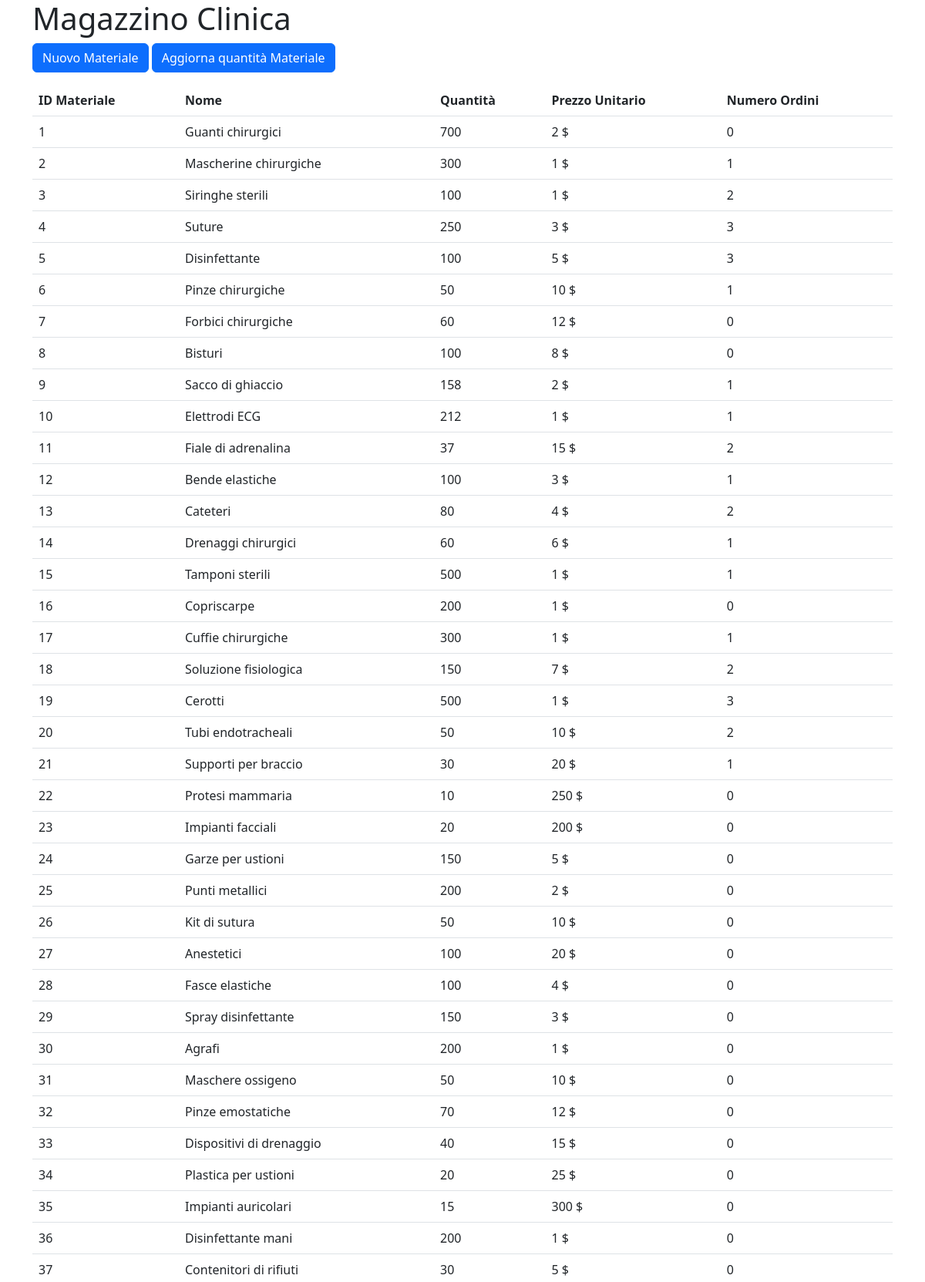
The app's page /view/receptionist/magazzino.php (upper part) with its own data.
### tables this page shows
CREATE TABLE `materiale` (
  `idMateriale` int(6) NOT NULL,
  `nome` varchar(30) NOT NULL,
  `quantita` int(5) NOT NULL,
  `prezzo` decimal(6,0) NOT NULL,
  `numero_ordini` int(11) DEFAULT 0
);

### view/receptionist/magazzino.php (the view, shortened to what this page needs)
<?php
include_once("../../includes/connection.php");
$materiali = [];
$query = "SELECT
            m.idMateriale,
            m.nome,
            m.quantita,
            m.prezzo,
            m.numero_ordini
        FROM
            materiale m
            LEFT JOIN rifornimento r ON m.idMateriale = r.idMateriale
            LEFT JOIN ordine o ON r.idOrdine = o.idOrdine
        GROUP BY
            m.idMateriale
        ";
$result = mysqli_query($con, $query);
if (mysqli_num_rows($result) > 0) {
    while($row = mysqli_fetch_assoc($result)) {
        $materiali[] = $row;
    }
}
?>
<!DOCTYPE html>
<html lang="en">
<head>
    <link rel="stylesheet" href="../../css/righeTabella.css">
    <link href="https://cdn.jsdelivr.net/npm/bootstrap@5.3.0-alpha1/dist/css/bootstrap.min.css" rel="stylesheet">
</head>
<body>
<div class="container">
    <h1>Magazzino Clinica</h1>
    <button type="button" class="btn btn-primary mb-3" data-bs-toggle="modal" data-bs-target="#nuovoMaterialeModal">
        Nuovo Materiale
    </button>
    <button type="button" class="btn btn-primary mb-3" data-bs-toggle="modal" data-bs-target="#aggiornaMaterialeModal">
        Aggiorna quantità Materiale
    </button>
    <table class="table">
        <thead>
            <tr>
                <th scope="col">ID Materiale</th>
                <th scope="col">Nome</th>
                <th scope="col">Quantità</th>
                <th scope="col">Prezzo Unitario</th>
                <th scope="col">Numero Ordini</th>
            </tr>
        </thead>
        <tbody>
            <?php
                foreach ($materiali as $materiale) {
                    echo "<tr class='clickable-row' data-bs-toggle='modal' data-bs-target='#dettaglioModal'>";
                    echo "<td>{$materiale['idMateriale']}</td>";
                    echo "<td>{$materiale['nome']}</td>";
                    echo "<td>{$materiale['quantita']}</td>";
                    echo "<td>{$materiale['prezzo']} $</td>";
                    echo "<td>{$materiale['numero_ordini']}</td>";
                    echo "</tr>";
                }
                ?>
        </tbody>
    </table>
</div>
</body>
</html>

### records on screen
materiale: idMateriale "1", nome "Guanti chirurgici", quantita "700", prezzo "2", numero_ordini "0"
materiale: idMateriale "2", nome "Mascherine chirurgiche", quantita "300", prezzo "1", numero_ordini "1"
materiale: idMateriale "3", nome "Siringhe sterili", quantita "100", prezzo "1", numero_ordini "2"
materiale: idMateriale "4", nome "Suture", quantita "250", prezzo "3", numero_ordini "3"
materiale: idMateriale "5", nome "Disinfettante", quantita "100", prezzo "5", numero_ordini "3"
materiale: idMateriale "6", nome "Pinze chirurgiche", quantita "50", prezzo "10", numero_ordini "1"
materiale: idMateriale "7", nome "Forbici chirurgiche", quantita "60", prezzo "12", numero_ordini "0"
materiale: idMateriale "8", nome "Bisturi", quantita "100", prezzo "8", numero_ordini "0"
materiale: idMateriale "9", nome "Sacco di ghiaccio", quantita "158", prezzo "2", numero_ordini "1"
materiale: idMateriale "10", nome "Elettrodi ECG", quantita "212", prezzo "1", numero_ordini "1"
materiale: idMateriale "11", nome "Fiale di adrenalina", quantita "37", prezzo "15", numero_ordini "2"
materiale: idMateriale "12", nome "Bende elastiche", quantita "100", prezzo "3", numero_ordini "1"
materiale: idMateriale "13", nome "Cateteri", quantita "80", prezzo "4", numero_ordini "2"
materiale: idMateriale "14", nome "Drenaggi chirurgici", quantita "60", prezzo "6", numero_ordini "1"
materiale: idMateriale "15", nome "Tamponi sterili", quantita "500", prezzo "1", numero_ordini "1"
materiale: idMateriale "16", nome "Copriscarpe", quantita "200", prezzo "1", numero_ordini "0"
materiale: idMateriale "17", nome "Cuffie chirurgiche", quantita "300", prezzo "1", numero_ordini "1"
materiale: idMateriale "18", nome "Soluzione fisiologica", quantita "150", prezzo "7", numero_ordini "2"
materiale: idMateriale "19", nome "Cerotti", quantita "500", prezzo "1", numero_ordini "3"
materiale: idMateriale "20", nome "Tubi endotracheali", quantita "50", prezzo "10", numero_ordini "2"
materiale: idMateriale "21", nome "Supporti per braccio", quantita "30", prezzo "20", numero_ordini "1"
materiale: idMateriale "22", nome "Protesi mammaria", quantita "10", prezzo "250", numero_ordini "0"
materiale: idMateriale "23", nome "Impianti facciali", quantita "20", prezzo "200", numero_ordini "0"
materiale: idMateriale "24", nome "Garze per ustioni", quantita "150", prezzo "5", numero_ordini "0"
materiale: idMateriale "25", nome "Punti metallici", quantita "200", prezzo "2", numero_ordini "0"
materiale: idMateriale "26", nome "Kit di sutura", quantita "50", prezzo "10", numero_ordini "0"
materiale: idMateriale "27", nome "Anestetici", quantita "100", prezzo "20", numero_ordini "0"
materiale: idMateriale "28", nome "Fasce elastiche", quantita "100", prezzo "4", numero_ordini "0"
materiale: idMateriale "29", nome "Spray disinfettante", quantita "150", prezzo "3", numero_ordini "0"
materiale: idMateriale "30", nome "Agrafi", quantita "200", prezzo "1", numero_ordini "0"
materiale: idMateriale "31", nome "Maschere ossigeno", quantita "50", prezzo "10", numero_ordini "0"
materiale: idMateriale "32", nome "Pinze emostatiche", quantita "70", prezzo "12", numero_ordini "0"
materiale: idMateriale "33", nome "Dispositivi di drenaggio", quantita "40", prezzo "15", numero_ordini "0"
materiale: idMateriale "34", nome "Plastica per ustioni", quantita "20", prezzo "25", numero_ordini "0"
materiale: idMateriale "35", nome "Impianti auricolari", quantita "15", prezzo "300", numero_ordini "0"
materiale: idMateriale "36", nome "Disinfettante mani", quantita "200", prezzo "1", numero_ordini "0"
materiale: idMateriale "37", nome "Contenitori di rifiuti", quantita "30", prezzo "5", numero_ordini "0"
